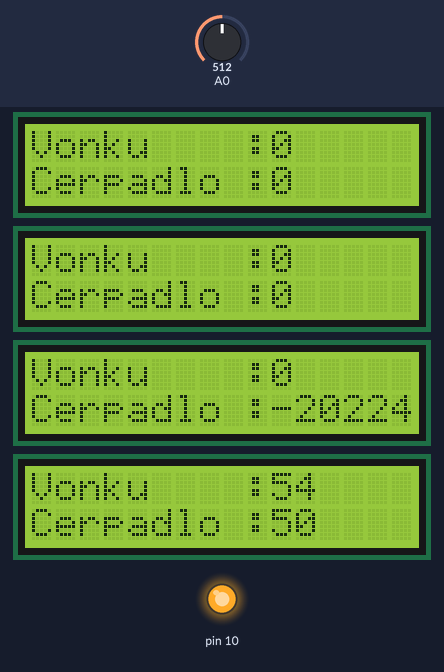
Recording of a sketch running on a simulated Arduino Uno, built with avr-gcc and run on an emulated ATmega328P. Parts: 4 × 16×2 character LCD, output pins drawn as LEDs (lit = HIGH). Inputs (shaded band) come from the test bench; at power-on: A0 = 512. EEPROM starts erased.

Above: at 1.7 s.
1.8 s: A0 set to 340
At 2.7 s:
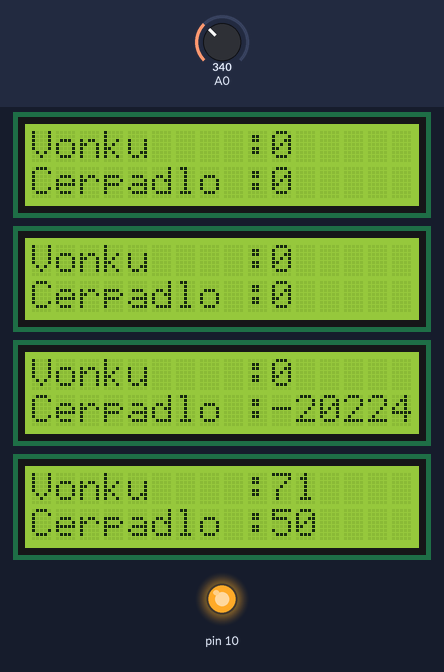
3.6 s: A0 set to 313
At 3.87 s:
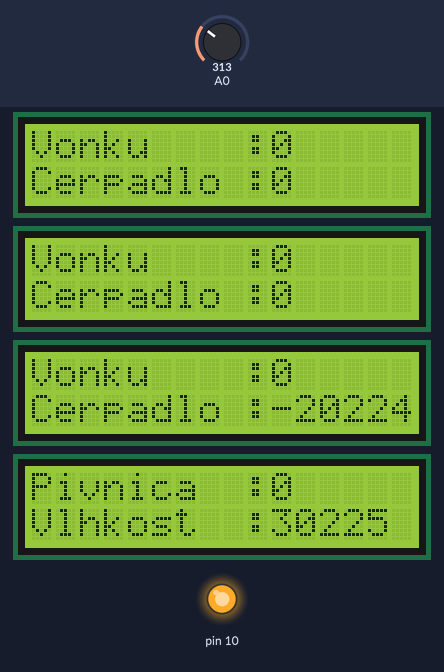
5.8 s: A0 set to 716
At 6.09 s:
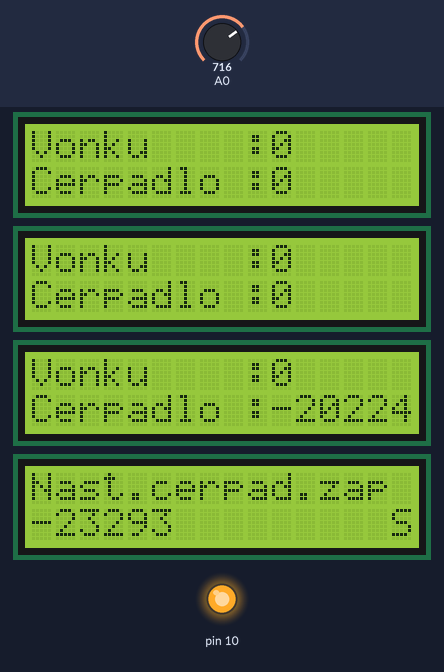
8.6 s: A0 set to 315
At 9.3 s:
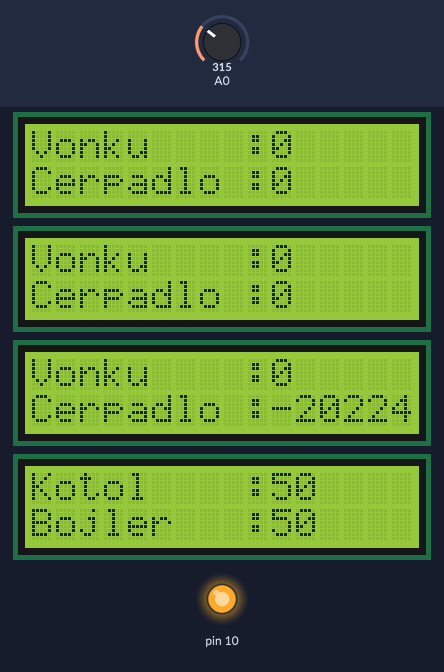
Timing chart, 0 to 11.6 s (numbered marks = the images above; inputs shaded):
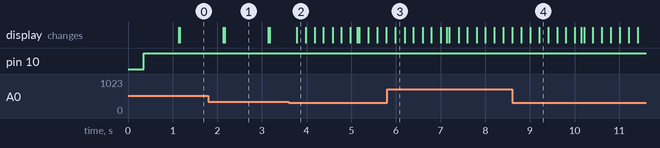

Measured:
- the behaviour switches between 325 and 324 on A0 (found by bisection; images 1 and 2)
- after the input at 3.6 s, the display: changes after 0.18 s (image 2)
- after the input at 5.8 s, the display: changes after 0.19 s (image 3)
- after the input at 8.6 s, the display: first differs from a run without the input after 0.20 s (image 4 shows a later state)
- what the display in image 1 shows lasts 0.9 s, from 2.2 s to 3.1 s

The sketch:

Termostat.ino
```cpp
/*
 Name:		Termostat.ino
 Created:	2/17/2021 12:07:32 PM
 Author:	qUiet
*/

// the setup function runs once when you press reset or power the board

#include "Manazer.h"

int i;
Manazer man;

void setup() {
	Serial.println("Vytvaram mangera !!");
	man = Manazer();
}

// the loop function runs over and over again until power down or reset
void loop() {

	//Serial.println(analogRead(0));
	//delay(500);

	/*
	select = 720
	lavo = 478
	hore = 131
	dole = 305
	vpravo = 0

	*/
	man.pracuj();

}
```

Cerpadlo.cpp
```cpp
#include "Cerpadlo.h"
```

Cerpadlo.h
```cpp
#pragma once
class Cerpadlo
{

};
```

Cidla.cpp
```cpp
#include "Cidla.h"

Cidla::Cidla()
{
}

int Cidla::getCidloHodnota(int index)
{
    return 0;
}
// DOROBIT !!!.
```

Cidla.h
```cpp
#pragma once
class Cidla
{
	// Zoznamcidiela praca s nimi - POLE !!!


public:

	Cidla();
	int getCidloHodnota(int index);


};
```

Displej.cpp
```cpp
#include <math.h>
#include <EEPROM.h>
#include <Arduino.h>

#include "Displej.h"

#define POCET_PODMENU 6
#define DELAY_DISPLEJA 200
#define ZACIATOCNE_MENU 4
#define SELECT_VALUE -2
#define CHYBA_SENZORU -127
#define DELAY_NASTAVENIA 30


Displej::Displej()
{
	aktObr = ZACIATOCNE_MENU;
	disPoslednePouzitie = 0;
	lcd = new LiquidCrystal(8, 9, 4, 5, 6, 7);
	selecting = false;
	zmenenaEEPROM = false;

	definovanieNeziaducichObr();
	setAllowedObr();
	inicializujMenu();
	iniDisplej();
	vykresli();
}

// Vykresluje displej
void Displej::vykresli()
{
	lcd->clear();
	lcd->setCursor(0, 0);

		if (!neziaduceObrazovky()) {
			for (int i = 0; i < 2; i++) {
			lcd->print(menuNazvy[aktObr][i]);
			if (menuHodnoty[aktObr][i] != CHYBA_SENZORU) {
				lcd->print(menuHodnoty[aktObr][i]);
			}
			else {
				lcd->print("Chyba");
			}
			lcd->setCursor(0, 1);
			}
		}
		else {
			lcd->print(menuNazvy[aktObr][0]);
			lcd->setCursor(0, 1);
			if (menuHodnoty[aktObr][1] != CHYBA_SENZORU) {
				lcd->print(menuHodnoty[aktObr][1]);
			}
			else {
				lcd->print("Chyba");
			}
		}
	if (selecting) {
		lcd->setCursor(15,1);
		lcd->print("S");
	}

}

void Displej::aktualizujVykreslenie(int pozPozicia[2], int cas)
{
	if (casovanieDispleja(cas)) {
		if (!selecting) {
			if (trySelect(pozPozicia)) {
				selecting = true;
			}
			else {
				aktObr += pozPozicia[1];
				if (aktObr >= POCET_PODMENU) {
					aktObr = 0;
				}
				if (aktObr < 0) {
					aktObr = POCET_PODMENU - 1;
				}
			}
		}
		else {
			if (trySelect(pozPozicia)) {
				zapisEEPROM();
				selecting = false;
			} else {
				if (checkHranice()) {
					menuHodnoty[aktObr][1] += pozPozicia[1];
				}
				else {
					menuHodnoty[aktObr][1] += checkKtoraHranica();
				}
			}
		}
		setPodsvietenie();
		vykresli();

		disPoslednePouzitie = cas;
	}
}

/* Aktualizuje hodnoty - teploty atd. je to duplicitne s managerom s dovodu keby
   toto padlo aby termostat dalej fungoval.*/
void Displej::aktualizujHodnoty(int hodnoty[6][2])
{
	bool zmena = false;
		for (int j = 0; j < 2; j++) {
			if (menuHodnoty[aktObr][j] != hodnoty[aktObr][j]) {
				menuHodnoty[aktObr][j] = hodnoty[aktObr][j];
				zmena = true;
			}
		}
	if (zmena) {
		vykresli();
	}
}

bool Displej::getSelecting()
{
	return selecting;
}

void Displej::setZmena()
{
	zmenenaEEPROM = false;
}

bool Displej::casovanieDispleja(int cas)
{
	return abs(cas - disPoslednePouzitie) > DELAY_DISPLEJA;
}

bool Displej::trySelect(int pozPozicia[2])
{
	return pozPozicia[0] == SELECT_VALUE && pozPozicia[1] == SELECT_VALUE && getSelectingAllowed();
}

bool Displej::getZmena()
{
	return zmenenaEEPROM;
}

void Displej::setPodsvietenie()
{
	analogWrite(10, menuHodnoty[3][1] * 2.5);
}

// Inicializuje displej
void Displej::iniDisplej()
{
	lcd->begin(16,2);
	lcd->clear();
	lcd->setCursor(1,0);
	lcd->print("Ahoj termostat");
	lcd->setCursor(5,1);
	lcd->print("2021");
}

// Inicializuje menu a hranice
void Displej::inicializujMenu()
{
	aktObr = 0;
	iniMenuNazvy();
	iniMenuHranice();
}

/* Kontroluje ci sa niektore podmenu nenachadza v neziaducich obrazovkach teda na jednom riadku
   nieco napisame a na druhom cislo*/
bool Displej::neziaduceObrazovky()
{
	for (int i = 0; i < POCET_NEZ_OBR; i++) {
		if (neziaduceObr[i] == aktObr) {
			return true;
		}
	}
	return false;
}

// Tu definujem neziaduce obrazovky
void Displej::definovanieNeziaducichObr()
{
	neziaduceObr[0] = 1;
	neziaduceObr[1] = 2;
	neziaduceObr[2] = 3;
}

void Displej::setAllowedObr()
{
	selectAllowed[0] = 1;
	selectAllowed[1] = 2;
	selectAllowed[2] = 3;
}

bool Displej::checkHranice()
{
	return menuHranice[aktObr][0] > menuHodnoty[aktObr][1] && menuHodnoty[aktObr][1] > menuHranice[aktObr][1];
}

int Displej::checkKtoraHranica()
{
	if (menuHranice[aktObr][0] == menuHodnoty[aktObr][1]) {
		return -1;
	}
	return 1;
}

void Displej::zapisEEPROM()
{
	EEPROM.write(5,menuHodnoty[1][1]);
	EEPROM.write(6,menuHodnoty[2][1]);
	EEPROM.write(7,menuHodnoty[3][1]);
	zmenenaEEPROM = true;
}

bool Displej::getSelectingAllowed()
{
	bool var = false;
	for (int i = 0; i < POCET_OBRAZOVIEK_MOZNYCH_ZMIEN; i++) {
		if (aktObr == selectAllowed[i]) {
			var = true;
			break;
		}
	}
	return var;
}

// Inicializacia samotneho menu - Tu pridavame dalsie polozky
void Displej::iniMenuNazvy()
{
	menuNazvy[0][0] = "Vonku    :";
	menuNazvy[0][1] = "Cerpadlo :";

	menuNazvy[1][0] = "Nast.cerpad.zap :";
	menuNazvy[1][1] = "";

	menuNazvy[2][0] = "Nast.cerpad.vyp :";
	menuNazvy[2][1] = "";

	menuNazvy[3][0] = "Podsvietenie LCD :";
	menuNazvy[3][1] = "";

	menuNazvy[4][0] = "Kotol    :";
	menuNazvy[4][1] = "Bojler   :";

	menuNazvy[5][0] = "Pivnica  :";
	menuNazvy[5][1] = "Vlhkost  :";
}

// Inicializacia hranic
void Displej::iniMenuHranice()
{
	/**Ak je tam -255 tak dane podmenu nema hranicu
	*
	* vzdy je inicializovane najprv Maximum potom minimum !!!!!
	*/

	menuHranice[0][0] = -255;
	menuHranice[0][1] = -255;

	menuHranice[1][0] = 100;
	menuHranice[1][1] = 0;

	menuHranice[2][0] = 100;
	menuHranice[2][1] = 0;

	menuHranice[3][0] = 100;
	menuHranice[3][1] = 0;

	menuHranice[4][0] = -255;
	menuHranice[4][1] = -255;

	menuHranice[5][0] = -255;
	menuHranice[5][1] = -255;
}
```

Displej.h
```cpp
#pragma once
#include <LiquidCrystal.h>

#define POCET_NEZ_OBR 3
#define POCET_OBRAZOVIEK_MOZNYCH_ZMIEN 3


class Displej
{
	LiquidCrystal *lcd;
	int aktObr;
	int disPoslednePouzitie;
	int neziaduceObr[POCET_NEZ_OBR];
	int selectAllowed[POCET_OBRAZOVIEK_MOZNYCH_ZMIEN];

	bool selecting;
	bool zmenenaEEPROM;

	void iniMenuNazvy();
	void iniMenuHranice();

	void iniDisplej();
	void inicializujMenu();
	bool neziaduceObrazovky();
	void definovanieNeziaducichObr();
	void setAllowedObr();
	bool checkHranice();
	int checkKtoraHranica();
	void setPodsvietenie();

	bool casovanieDispleja(int cas);
	bool trySelect(int pozPozicia[2]);

protected:
	String menuNazvy[6][2]; // 1 : polozky v menu, 2 : riadky, 3 : Nazov, 4 : hodnota, 5 : hranica
	int menuHranice[6][2];
	int menuHodnoty[6][2];

public:
	Displej();
	void aktualizujVykreslenie(int pozPozicia[2], int cas);
	void aktualizujHodnoty(int hodnoty[6][2]);

	bool getSelecting();
	bool getZmena();

	void zapisEEPROM();
	void setZmena();

	bool getSelectingAllowed();

	void vykresli();
};
```

Klavesnica.cpp
```cpp
#include "Klavesnica.h"
#include <Arduino.h>


/*
    Tlacidla Moje
    select = 720
    lavo = 478
    hore = 131
    dole = 305
    vpravo = 0
*/


Klavesnica::Klavesnica()
{
    selecting = false;
}

int* Klavesnica::vyhodnot(int analog)
{

    sipkaDolu(analog);
    sipkaHore(analog);
    tlacidkoSelect(analog);
    return vysledok;
}

void Klavesnica::tlacidkoSelect(int analog)
{
    //select = 720
    if (analog < 750 && analog > 700) {
        selecting = !selecting;
        Serial.println("Selectujem " + analog);
        vysledok[0] = -2;
        vysledok[1] = -2;
    }
   // Serial.println("SELECTUJEM!!");

}

void Klavesnica::vynuluj()
{
    vysledok[0] = 0;
    vysledok[1] = 0;
}

bool Klavesnica::getSelecting()
{
    return selecting;
}

void Klavesnica::sipkaHore(int analog)
{
    // hore = 131
    if (analog < 150 && analog > 90) {
        vysledok[0] = 0;
        vysledok[1] = 1;
    }
}

void Klavesnica::sipkaDolu(int analog)
{
    // dole = 305
    if (analog < 325 && analog > 285) {
        vysledok[0] = 0;
        vysledok[1] = -1;
    }
}
```

Klavesnica.h
```cpp
#pragma once
class Klavesnica
{
	int vysledok[2];
	int analog;
	bool selecting;

	void sipkaHore(int analog);
	void sipkaDolu(int analog);

	void tlacidkoSelect(int analog);

public:
	Klavesnica();
	int* vyhodnot(int analog);
	void vynuluj();
	bool getSelecting();

};
```

Manazer.cpp
```cpp
#include <Arduino.h>
#include <math.h>
#include <EEPROM.h>

#include "Manazer.h"

#define MAX_POSLEDNE_POUZITE 1000
#define PRVOTNE_NASTAVENIE 50

Manazer::Manazer()
{
	Serial.println("Vytvaram Klavesnicu a Displej a Ovladac !!!!");
	klavesnica = Klavesnica();
	displej = Displej();

	inicializaciaEEPROM();
	testovaciaPomocna = 0;
}

// Funkcia ktora sa vola dokola aby sme to nemuseli mat v LOOpe
void Manazer::pracuj()
{
	displejPraca();
	hodnoty[0][0] = testovaciaPomocna;
	if (testovaciaPomocna < 100) {
		testovaciaPomocna++;
	}
	else {
		testovaciaPomocna = 0;
	}
}

// Pracuje s displejom aktualizuje ho, pohyb v menu atd.
void Manazer::displejPraca()
{
	if (analogRead(0) < 1010) {
		displej.aktualizujVykreslenie(klavesnica.vyhodnot(analogRead(0)), abs(millis()));
		klavesnica.vynuluj();
	}
	if (abs(millis()) % MAX_POSLEDNE_POUZITE > MAX_POSLEDNE_POUZITE - 20 && !displej.getSelecting()) {
		checkAndRefesh();
		displej.aktualizujHodnoty(hodnoty);
	}
}

void Manazer::checkAndRefesh()
{
	if (displej.getZmena()) {
		hodnoty[1][1] = EEPROM.read(5);
		hodnoty[2][1] = EEPROM.read(6);
		hodnoty[3][1] = EEPROM.read(7);
		displej.setZmena();
	}
}

// Vycita z EEPROM pamete a nastavi na prislusne hodnoty v poliach
void Manazer::inicializaciaEEPROM()
{
	for (int i = 0; i < 6; i++) {
		for (int j = 0; j < 2; j++) {
			hodnoty[i][j] = PRVOTNE_NASTAVENIE;
		}
	}
	hodnoty[1][1] = EEPROM.read(5);
	hodnoty[2][1] = EEPROM.read(6);
	hodnoty[3][1] = EEPROM.read(7);
}
```

Manazer.h
```cpp
#pragma once

#include <LiquidCrystal.h>
#include <EEPROM.h>
#include <SoftwareSerial.h>

#include "Klavesnica.h"
#include "Displej.h"

class Manazer
{
	Displej displej;
	Klavesnica klavesnica;

	int testovaciaPomocna;

	void displejPraca();

	void inicializaciaEEPROM();
	void checkAndRefesh();

	int hodnoty[6][2];

public:

	Manazer();
	void pracuj();

};
```

Ovladac.cpp
```cpp
#include "Ovladac.h"

#define KRITICKA_HODNOTA_SPODNA 30
#define KRITICKA_HODNOTA_HORNA 60

Ovladac::Ovladac(int tZap, int tVyp)
{
	teplotaVyp = tVyp;
	teplotaZap = tZap;

	//Stav cerpadla false = vypnuty, true = zapnuty
	stavCerpadala = false;
}

void Ovladac::aktualzuj(int tZap, int tVyp)
{
	teplotaVyp = tVyp;
	teplotaZap = tZap;
}

void Ovladac::ovladaj(int teplotaA)
{
	// na Zapnutie cerpadla
	if (teplotaA >= teplotaZap || teplotaA >= KRITICKA_HODNOTA_HORNA) {
		//	Cerpadlo zopni;
		stavCerpadala = true;
	}

	// na Vypnutie cerpadla
	if (teplotaA <= teplotaVyp || teplotaA <= KRITICKA_HODNOTA_SPODNA) {
		//	Cerpadlo vypni;
		stavCerpadala = false;
	}

}

int Ovladac::citajCerpaldo()
{
	return /*Vratit hodnotu z cerpadla*/;
}
```

Ovladac.h
```cpp
#pragma once
class Ovladac
{
	int teplotaZap;
	int teplotaVyp;

	bool stavCerpadala;

public:
	Ovladac(int tZap, int tVyp);
	void aktualzuj(int tZap, int tVyp);
	void ovladaj(int teplotaA);
	int citajCerpaldo();
};
```
